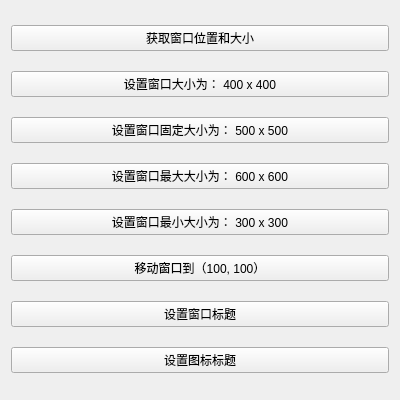
<?xml version="1.0" encoding="UTF-8"?>
<ui version="4.0">
 <class>QWidgetDemo</class>
 <widget class="QWidget" name="QWidgetDemo">
  <property name="geometry">
   <rect>
    <x>0</x>
    <y>0</y>
    <width>400</width>
    <height>400</height>
   </rect>
  </property>
  <property name="windowTitle">
   <string>Form</string>
  </property>
  <layout class="QVBoxLayout" name="verticalLayout">
   <item>
    <widget class="QPushButton" name="btnGetSize">
     <property name="text">
      <string>获取窗口位置和大小</string>
     </property>
    </widget>
   </item>
   <item>
    <widget class="QPushButton" name="btnSetSize">
     <property name="text">
      <string>设置窗口大小为： 400 x 400</string>
     </property>
    </widget>
   </item>
   <item>
    <widget class="QPushButton" name="btnSetFixedSize">
     <property name="text">
      <string>设置窗口固定大小为： 500 x 500</string>
     </property>
    </widget>
   </item>
   <item>
    <widget class="QPushButton" name="btnSetMaxSize">
     <property name="text">
      <string>设置窗口最大大小为： 600 x 600</string>
     </property>
    </widget>
   </item>
   <item>
    <widget class="QPushButton" name="btnSetMinSize">
     <property name="text">
      <string>设置窗口最小大小为： 300 x 300</string>
     </property>
    </widget>
   </item>
   <item>
    <widget class="QPushButton" name="btnMove">
     <property name="text">
      <string>移动窗口到（100, 100）</string>
     </property>
    </widget>
   </item>
   <item>
    <widget class="QPushButton" name="btnSetTitle">
     <property name="text">
      <string>设置窗口标题</string>
     </property>
    </widget>
   </item>
   <item>
    <widget class="QPushButton" name="btnSetIcon">
     <property name="text">
      <string>设置图标标题</string>
     </property>
    </widget>
   </item>
  </layout>
 </widget>
 <resources/>
 <connections/>
</ui>
